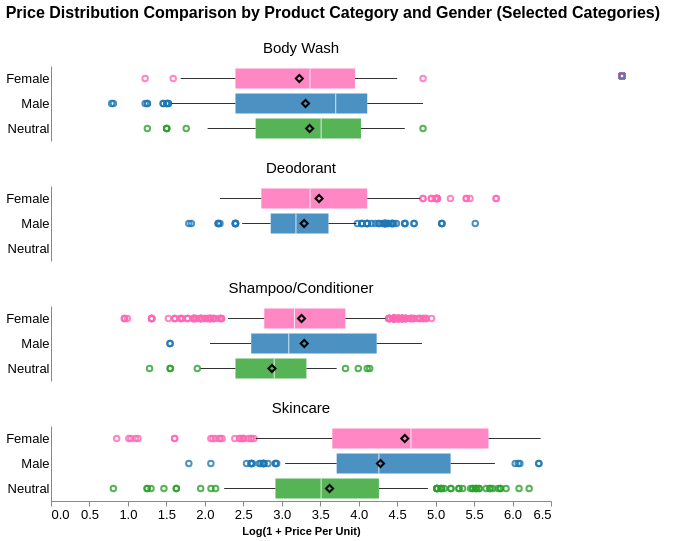

The code cell stored with this chart in its notebook:
### Markdown cell above
### Boxplot for Selected Categories

### Code cell
# Prepare the data
df_filtered['gender'] = df_filtered['gender'].astype(str)
df_filtered['log_price_per_unit'] = df_filtered['log_price_per_unit'].astype(float)

df_filtered_select = df_filtered[df_filtered['category'].isin(['Body Wash', 'Shampoo/Conditioner','Skincare','Deodorant'])]

# Custom color scale
color_scale = alt.Scale(domain=['Female', 'Male', 'Neutral'], 
                       range=['#ff69b4', '#1f77b4', '#2ca02c'])

# Main box plot with means
main_chart = alt.Chart(df_filtered_select).mark_boxplot(
    extent=0.5,
    size=20,
    opacity=0.8
).encode(
    x=alt.X('log_price_per_unit:Q', title='Log(1 + Price Per Unit)'),
    y=alt.Y('gender:N', title=None, axis=alt.Axis(ticks=False)),
    color=alt.Color('gender:N', scale=color_scale, legend=None)
).properties(
    width=500,
    height=75
)

# Add mean markers
mean_points = alt.Chart(df_filtered_select).mark_point(
    shape='diamond',
    size=50,
    color='black'
).encode(
    x='mean(log_price_per_unit):Q',
    y='gender:N'
)

# Create the faceted chart
faceted_chart = (main_chart + mean_points).facet(
    row=alt.Row('category:N', 
               header=alt.Header(title=None, labelOrient='top', labelFontSize=15))
)

# Create legend separately
legend = alt.Chart(df_filtered_select).mark_point().encode(
    color=alt.Color('gender:N', scale=color_scale, 
                  legend=alt.Legend(title="Gender"))
).properties(
    width=100
)

# Combine with proper configuration
box_chart = alt.hconcat(
    faceted_chart,
    legend
).properties(
    title='Price Distribution Comparison by Product Category and Gender (Selected Categories)'
).configure_title(
    anchor='start',
    fontSize=16,
    offset=20
).configure_view(
    stroke=None
).configure_axis(
    grid=False,
    labelFontSize=13  # Increases y-axis label size
)

box_chart

### Figure 1 — Vega-Lite specification as saved in the notebook (floating-point values rounded to 4 significant figures; data arrays with more than 128 entries replaced by an {"elided": "..."} marker saying what was removed)
{"config": {"view": {"continuousWidth": 300, "continuousHeight": 300, "stroke": null}, "axis": {"grid": false, "labelFontSize": 13}, "title": {"anchor": "start", "fontSize": 16, "offset": 20}}, "hconcat": [{"facet": {"row": {"field": "category", "header": {"labelFontSize": 15, "labelOrient": "top", "title": null}, "type": "nominal"}}, "spec": {"layer": [{"mark": {"type": "boxplot", "extent": 0.5, "opacity": 0.8, "size": 20}, "encoding": {"color": {"field": "gender", "legend": null, "scale": {"domain": ["Female", "Male", "Neutral"], "range": ["#ff69b4", "#1f77b4", "#2ca02c"]}, "type": "nominal"}, "x": {"field": "log_price_per_unit", "title": "Log(1 + Price Per Unit)", "type": "quantitative"}, "y": {"axis": {"ticks": false}, "field": "gender", "title": null, "type": "nominal"}}}, {"mark": {"type": "point", "color": "black", "shape": "diamond", "size": 50}, "encoding": {"x": {"aggregate": "mean", "field": "log_price_per_unit", "type": "quantitative"}, "y": {"field": "gender", "type": "nominal"}}}], "height": 75, "width": 500}}, {"mark": {"type": "point"}, "encoding": {"color": {"field": "gender", "legend": {"title": "Gender"}, "scale": {"domain": ["Female", "Male", "Neutral"], "range": ["#ff69b4", "#1f77b4", "#2ca02c"]}, "type": "nominal"}}, "width": 100}], "data": {"name": "data-40894f26fac96bfd0964148727bf7b2e"}, "title": "Price Distribution Comparison by Product Category and Gender (Selected Categories)", "$schema": "https://vega.github.io/schema/vega-lite/v5.8.0.json", "datasets": {"data-40894f26fac96bfd0964148727bf7b2e": {"elided": "3026 records"}}}
